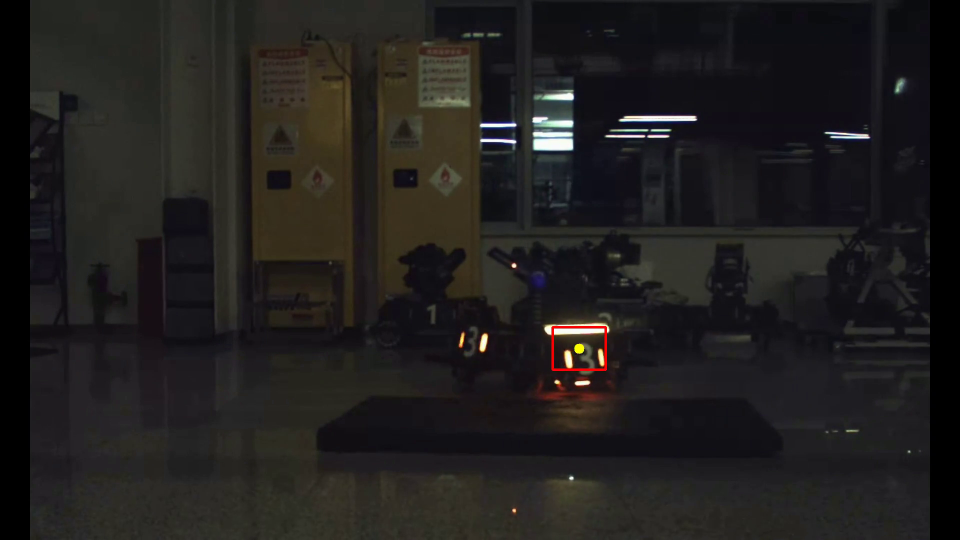
//> input picture frame 44 of 1/prob_3/armor_target.mp4, 1920 x 1080 px, given in place of armor.mp4, which was not available (shown at 1/2 size)
$ ./main   (built with g++ and OpenCV 4)
//> lines starting //> are read from the running program, lines starting //| are printed output that depends on the picture; after the words box and inside, x2 and y2 are one past the last pixel; in counts of white or black regions, pixels touching at a corner belong together; pictures that were not available may be replaced by others from this repository, and a replacement may not be noted
#include <opencv2/core.hpp>
#include <opencv2/opencv.hpp>
#include <iostream>
#include <vector>

bool judge(std::vector<cv::Point> &contour) {
    if (cv::arcLength(contour, true) < 150) {
        return false;
    }
    return true;
}

int main() {
    cv::VideoCapture reader = cv::VideoCapture("../armor.mp4");
    cv::Mat frame;
    cv::Mat gray_frame;
    cv::Mat hsv_frame;
    cv::Mat hsv_mask1;
    cv::Mat hsv_mask2;
    cv::Mat thresh_mask;
    cv::Mat morph_mask;
    std::vector<std::vector<cv::Point>> contours;
    std::vector<cv::Vec4i> hierachy;
    int thresh = 200;
    reader.read(frame);
//> frame is the input picture: 1080 rows x 1920 cols, CV_8UC3; mean B, G, R 30, 31, 33
    cv::VideoWriter writer = cv::VideoWriter("../armor_target.mp4", cv::VideoWriter::fourcc('a', 'v', 'c', '1'), 30, cv::Size(frame.cols, frame.rows), true);
    do {
        cv::cvtColor(frame, gray_frame, cv::COLOR_BGR2GRAY);
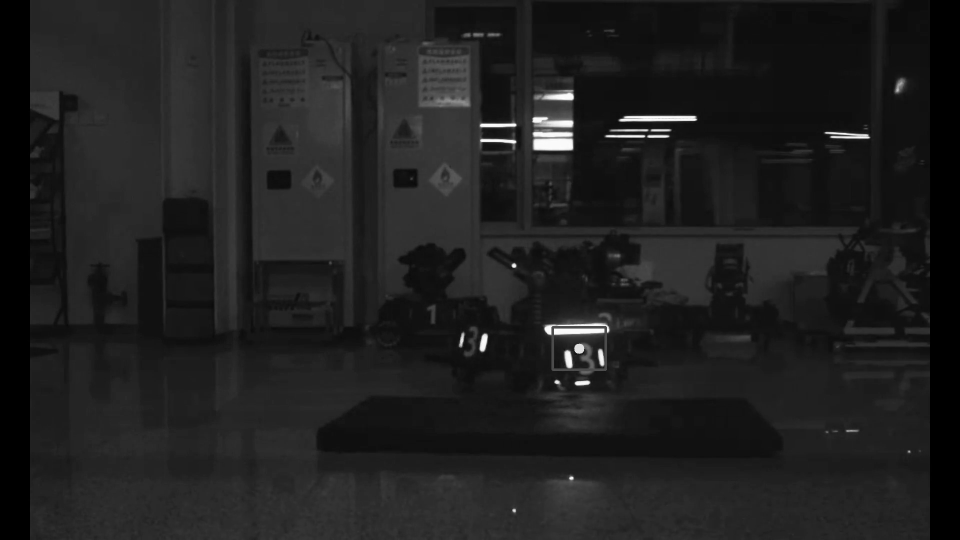
//> gray_frame: 1080 rows x 1920 cols, CV_8UC1 (shown at 1/2 size); min 0, max 255, mean 31.5
        cv::cvtColor(frame, hsv_frame, cv::COLOR_BGR2HSV);
//> hsv_frame: 1080 rows x 1920 cols, CV_8UC3; mean H, S, V 75.7, 50.1, 35.1
        cv::inRange(hsv_frame, cv::Scalar(0, 0, 46), cv::Scalar(34, 255, 255), hsv_mask1);
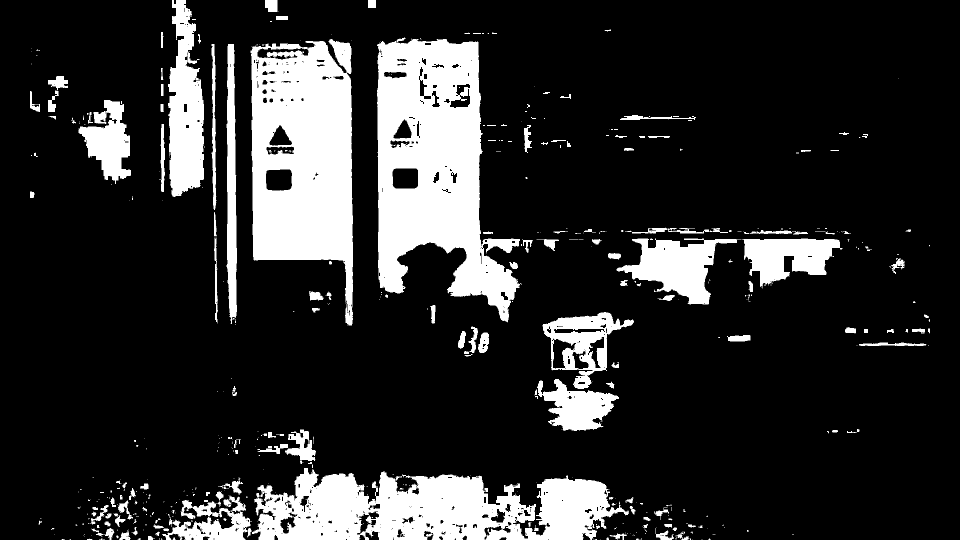
//> hsv_mask1: 1080 rows x 1920 cols, CV_8UC1 (shown at 1/2 size); 17.6% white; 500 white regions (323 under 20 px), largest, box (x1, y1, x2, y2) and area: (754, 74, 1043, 645) 93489, (501, 78, 706, 651) 81569, (504, 936, 1258, 1080) 70623
        cv::inRange(hsv_frame, cv::Scalar(156, 0, 46), cv::Scalar(180, 255, 255), hsv_mask2);
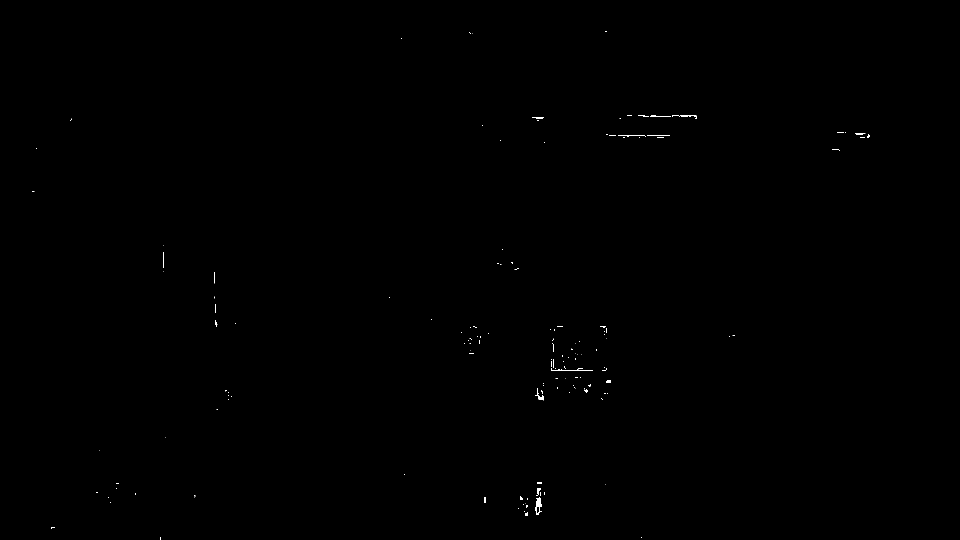
//> hsv_mask2: 1080 rows x 1920 cols, CV_8UC1 (shown at 1/2 size); 0.13% white; 150 white regions (117 under 20 px), largest, box (x1, y1, x2, y2) and area: (1070, 994, 1084, 1030) 280, (1102, 736, 1186, 742) 179, (1344, 230, 1394, 238) 160
        cv::threshold(gray_frame, thresh_mask, thresh, 255, cv::THRESH_BINARY);
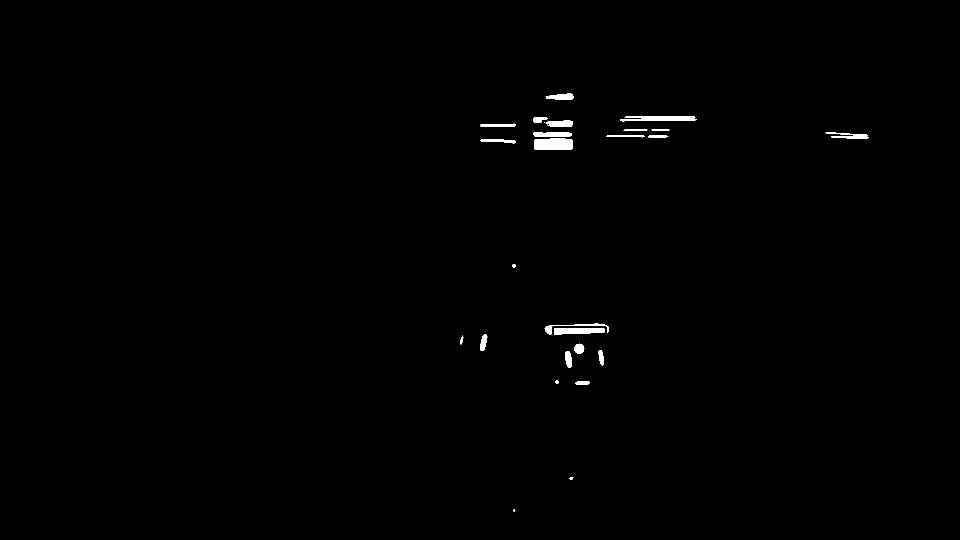
//> thresh_mask: 1080 rows x 1920 cols, CV_8UC1 (shown at 1/2 size); 0.48% white; 27 white regions (2 under 20 px), largest, box (x1, y1, x2, y2) and area: (1068, 277, 1146, 300) 1698, (1240, 232, 1393, 243) 1329, (1108, 657, 1209, 669) 1044
        thresh_mask = thresh_mask & (hsv_mask1 | hsv_mask2);
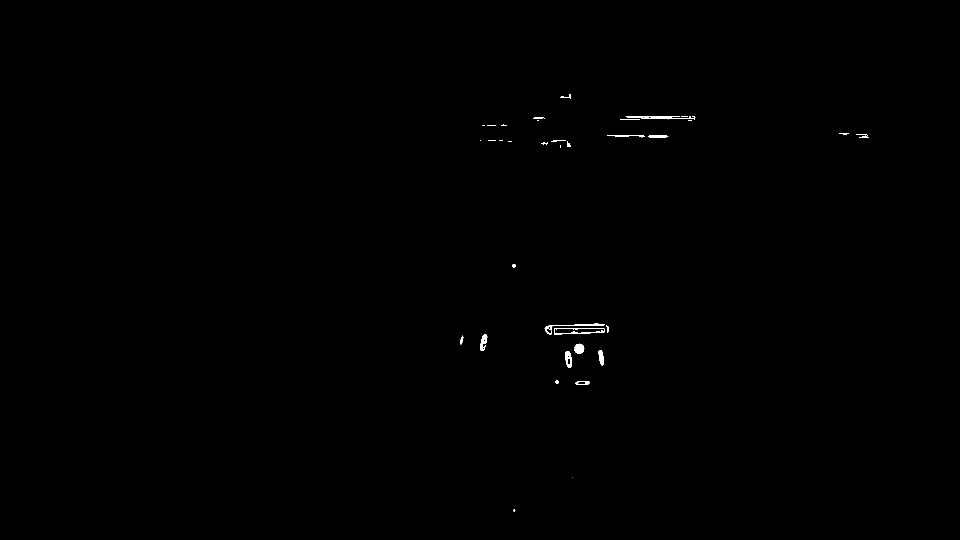
//> thresh_mask: 1080 rows x 1920 cols, CV_8UC1 (shown at 1/2 size); 0.19% white; 38 white regions (10 under 20 px), largest, box (x1, y1, x2, y2) and area: (1251, 232, 1360, 239) 490, (1108, 657, 1209, 669) 444, (1089, 647, 1210, 669) 438
        cv::morphologyEx(thresh_mask, morph_mask, cv::MORPH_ERODE, cv::getStructuringElement(cv::MORPH_RECT, cv::Size(3, 3)));
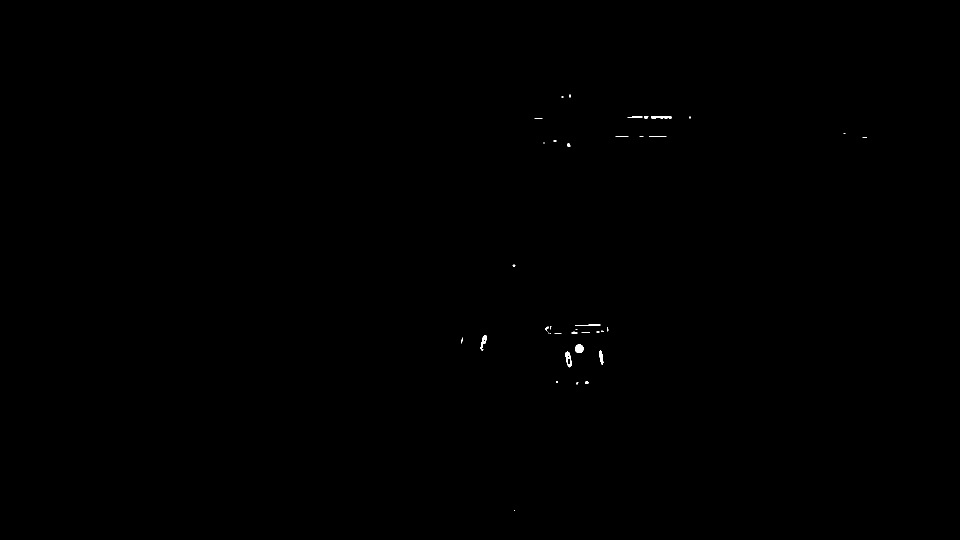
//> morph_mask: 1080 rows x 1920 cols, CV_8UC1 (shown at 1/2 size); 0.07% white; 38 white regions (23 under 20 px), largest, box (x1, y1, x2, y2) and area: (1150, 689, 1167, 706) 235, (1131, 703, 1143, 735) 179, (961, 670, 973, 701) 152
        cv::morphologyEx(morph_mask, morph_mask, cv::MORPH_CLOSE, cv::getStructuringElement(cv::MORPH_RECT, cv::Size(10, 20)));
        cv::morphologyEx(morph_mask, morph_mask, cv::MORPH_CLOSE, cv::getStructuringElement(cv::MORPH_RECT, cv::Size(100, 10)));
        cv::morphologyEx(morph_mask, morph_mask, cv::MORPH_OPEN, cv::getStructuringElement(cv::MORPH_RECT, cv::Size(1, 15)));
        cv::morphologyEx(morph_mask, morph_mask, cv::MORPH_CLOSE, cv::getStructuringElement(cv::MORPH_RECT, cv::Size(50, 10)));
//> morph_mask: 1080 rows x 1920 cols, CV_8UC1; 0.2% white; 3 white regions, box (x1, y1, x2, y2) and area: (1135, 692, 1209, 738) 2267, (1102, 651, 1204, 671) 1615, (964, 673, 975, 704) 233
        cv::morphologyEx(morph_mask, morph_mask, cv::MORPH_CLOSE, cv::getStructuringElement(cv::MORPH_RECT, cv::Size(50, 10)));
//> morph_mask: 1080 rows x 1920 cols, CV_8UC1; 0.2% white; 3 white regions, box (x1, y1, x2, y2) and area: (1136, 693, 1210, 739) 2267, (1103, 652, 1205, 672) 1615, (965, 674, 976, 705) 233
        cv::morphologyEx(morph_mask, morph_mask, cv::MORPH_CLOSE, cv::getStructuringElement(cv::MORPH_RECT, cv::Size(50, 200)));
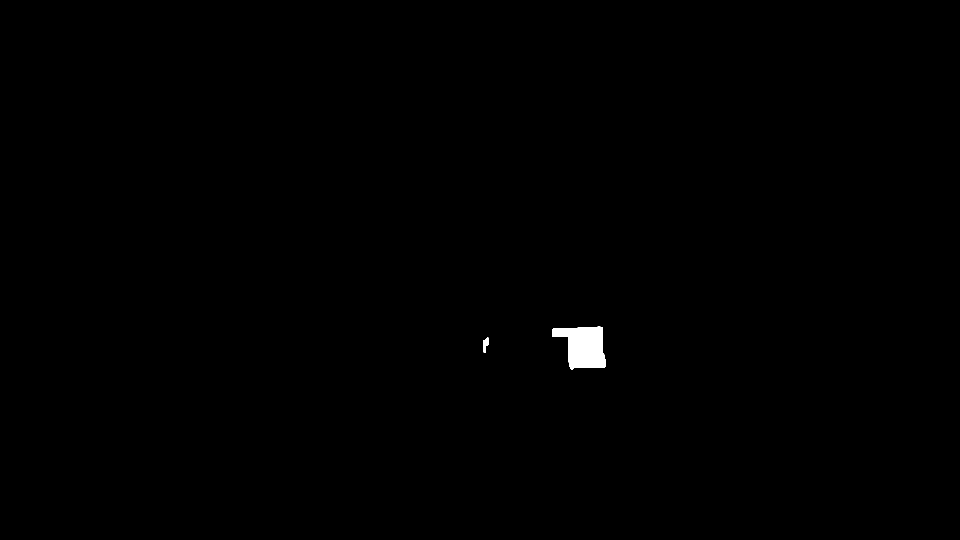
//> morph_mask: 1080 rows x 1920 cols, CV_8UC1 (shown at 1/2 size); 0.31% white; 2 white regions, box (x1, y1, x2, y2) and area: (1104, 653, 1211, 740) 6171, (966, 675, 977, 706) 233
        cv::morphologyEx(morph_mask, morph_mask, cv::MORPH_CLOSE, cv::getStructuringElement(cv::MORPH_RECT, cv::Size(50, 200)));
//> morph_mask: 1080 rows x 1920 cols, CV_8UC1; 0.31% white; 2 white regions
        cv::morphologyEx(morph_mask, morph_mask, cv::MORPH_OPEN, cv::getStructuringElement(cv::MORPH_RECT, cv::Size(1, 15)));
        cv::findContours(morph_mask, contours, hierachy, cv::RETR_EXTERNAL, cv::CHAIN_APPROX_NONE);
//> contours = 2 contours; box (x1, y1, x2, y2) and area: (1105, 654, 1212, 741) 5989, (967, 676, 978, 707) 196
        for (int i = 0; i < contours.size(); i ++) {
            if (judge(contours[i])) {
                cv::Rect bb = cv::boundingRect(contours[i]);
                cv::rectangle(frame, bb, {0, 0, 255}, 3);
                cv::circle(frame, 0.5 * (cv::Point2i(bb.x, bb.y) + bb.br()), 10, {0, 255, 255}, -1);
            }
        }
//> this loop made 2 passes
//> bb on pass 2: Rect(1105, 654, 107, 87)
//> frame: 1080 rows x 1920 cols, CV_8UC3; 0.1% of pixels changed, all inside (x1, y1, x2, y2) = (1103, 652, 1214, 743)
        writer << frame;
    } while (reader.read(frame));
    return 0;
}

$ run again, starting later in the video
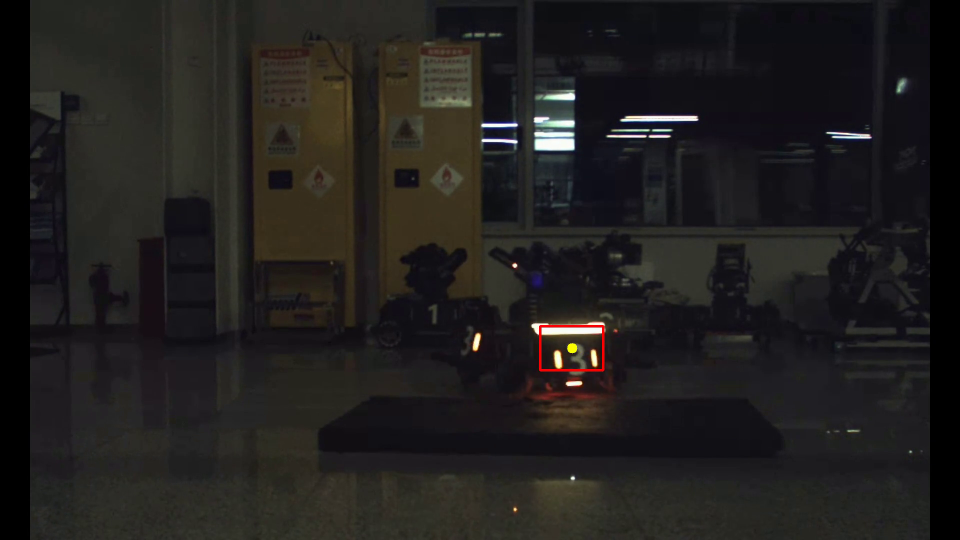
//> input picture frame 198 of 1/prob_3/armor_target.mp4, 1920 x 1080 px, given in place of armor.mp4, which was not available (shown at 1/2 size)
//> frame is the input picture: 1080 rows x 1920 cols, CV_8UC3; mean B, G, R 30, 31.3, 33.3
//> hsv_frame: 1080 rows x 1920 cols, CV_8UC3; mean H, S, V 73.1, 50.6, 35.3
//> `cv::inRange(hsv_frame, cv::Scalar(0, 0, 46), cv::Scalar(34, 255, 255),..`:
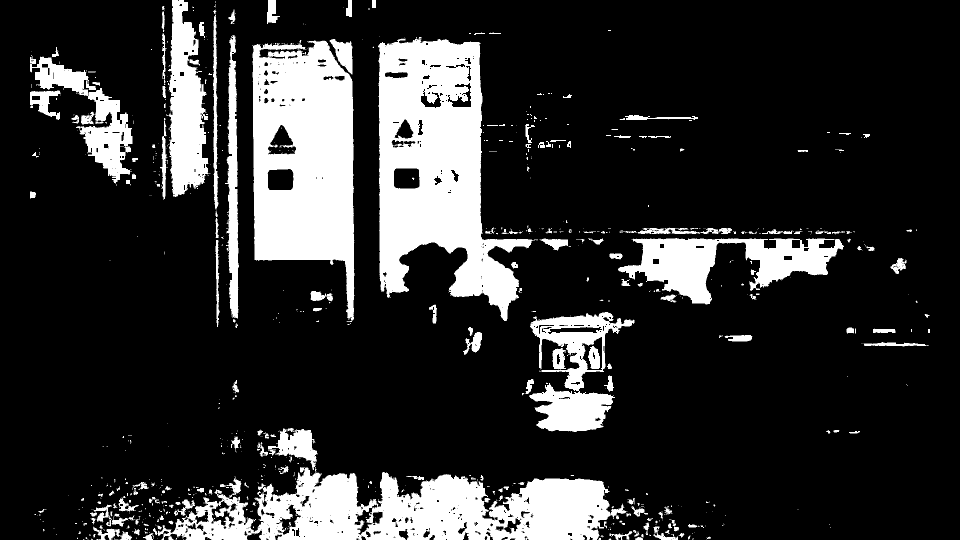
//> hsv_mask1: 1080 rows x 1920 cols, CV_8UC1 (shown at 1/2 size); 18.6% white; 755 white regions (547 under 20 px), largest, box (x1, y1, x2, y2) and area: (756, 74, 1076, 642) 94013, (306, 856, 1255, 1080) 82660, (505, 80, 709, 644) 80060
//> hsv_mask2: 1080 rows x 1920 cols, CV_8UC1; 0.12% white in thin lines or dots, all inside (x1, y1, x2, y2) = (94, 0, 1744, 1080)
//> contours = 2 contours; box (x1, y1, x2, y2) and area: (1078, 652, 1205, 741) 7444, (955, 675, 963, 705) 137
//> the loop `for (int i = 0; i < contours.size(); i ++)` made 2 passes
//> bb on pass 2: Rect(1078, 652, 127, 89)
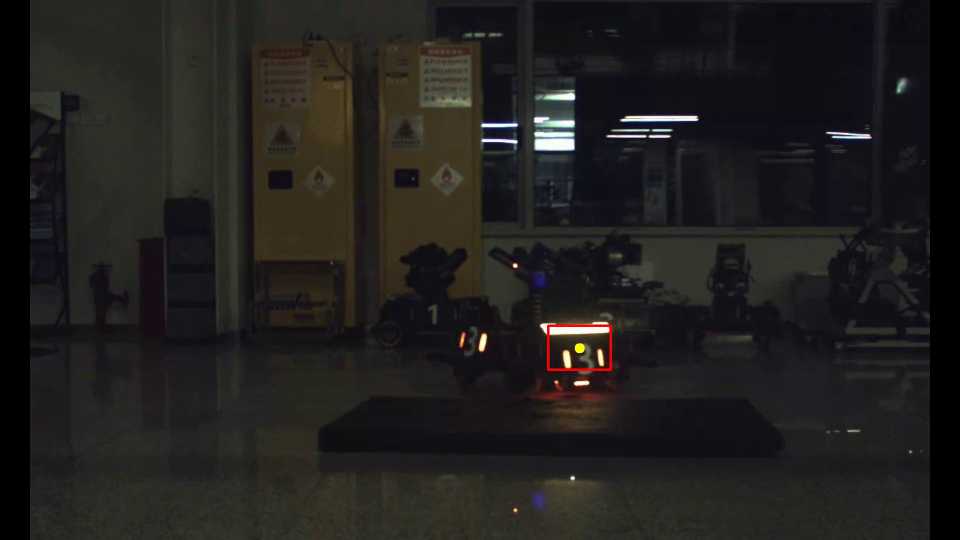
//> input picture frame 199 of 1/prob_3/armor_target.mp4, 1920 x 1080 px, given in place of armor.mp4, which was not available (shown at 1/2 size)
